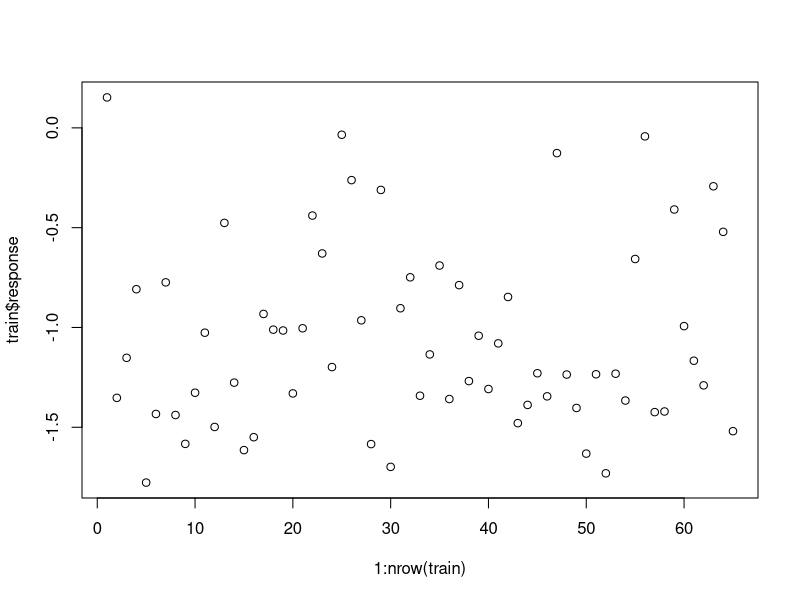
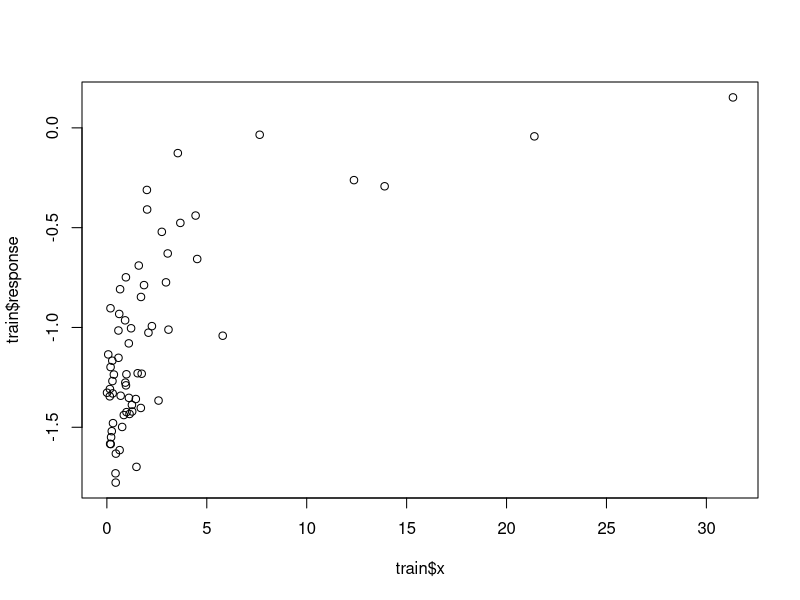
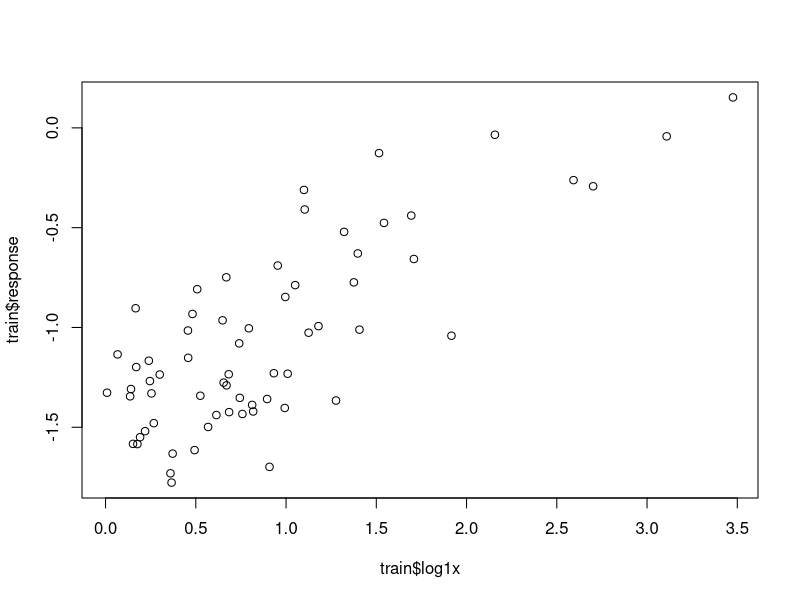
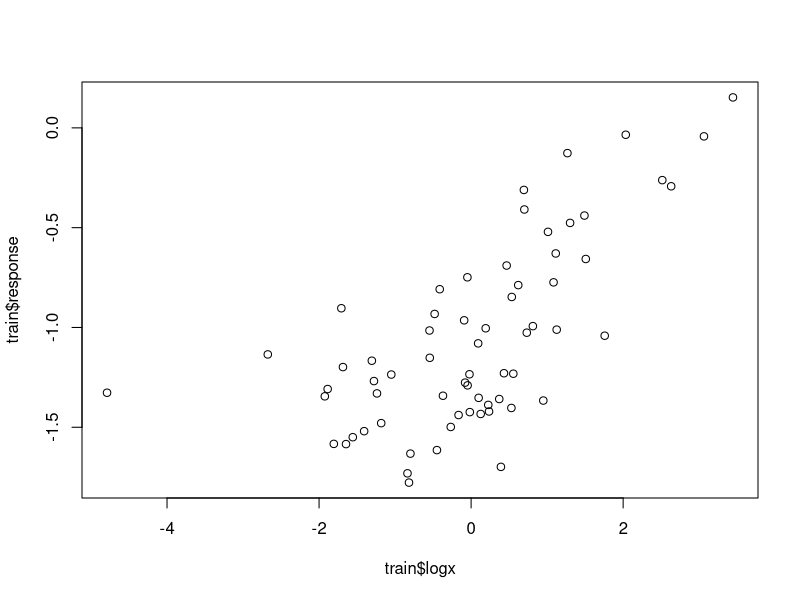
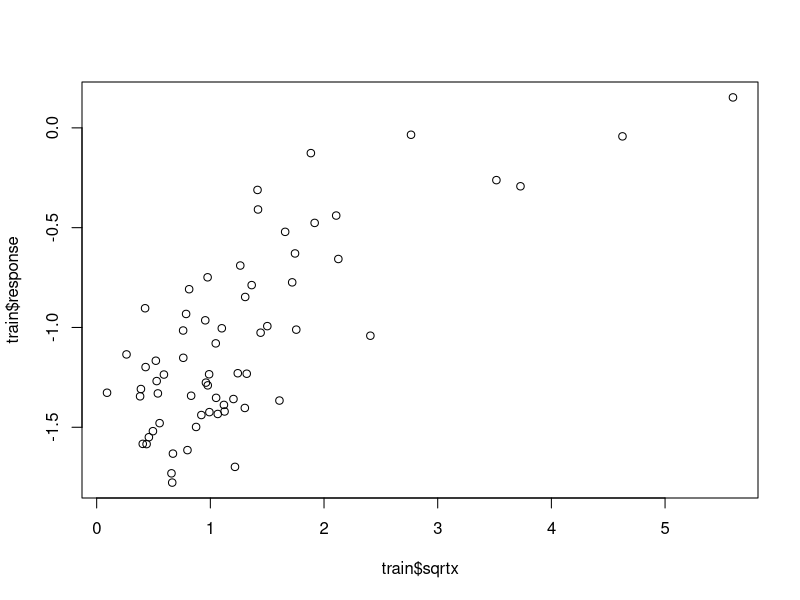
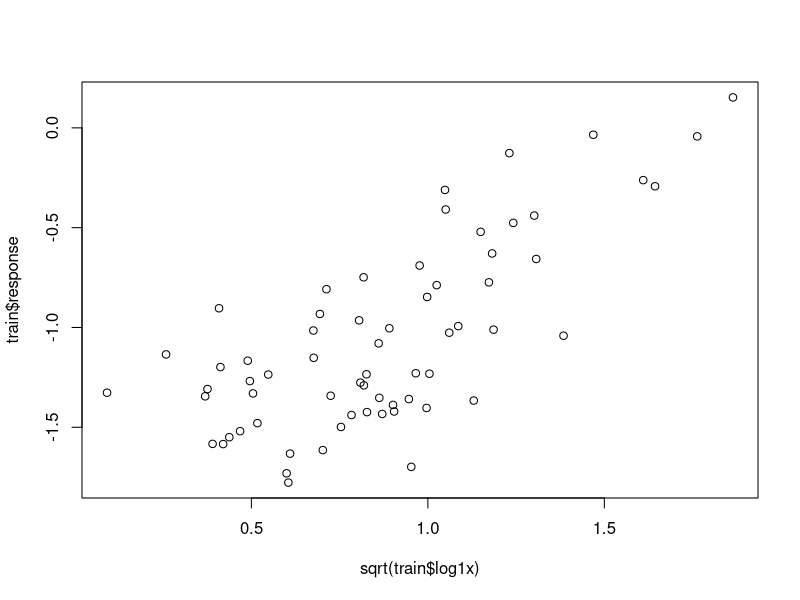

The R script that drew these images, in order: (Note: this script raises an error after producing the figures.)
setwd("M:/My Files/Other/Uiversity files/Purdue/Year 3/2018 Fall/STAT 512/Project")
library("car")
library("MASS")

q4 <- read.table(
  "finaltr4.dat",
  header = F,
  as.is = T,
  col.names = c('x', 'response')
)
c = ncol(q4)
r = nrow(q4)

head(q4)

train = q4[1:65,]
train$response = as.numeric(train$response)
test_x = q4[66:nrow(q4),][c("x")]
test_y = read.table("finalprq4.dat", header = F, as.is = T, col.names = c('response'))

tail(train)
head(test_x)
head(test_y)

train$index = 1:nrow(train)
train$logx = log(train$x)
train$log1x = log(train$x+1)
train$sqrtx = sqrt(train$x)

plot(1:nrow(train), train$response)
plot(train$x, train$response)
plot(train$log1x, train$response)
plot(train$logx, train$response)
plot(train$sqrtx, train$response)
plot(sqrt(train$log1x), train$response)
cor(train)

response_shift = abs(min(train$response)) + 10e-5
train$shifted_response = train$response + response_shift
bc = boxcox(shifted_response ~ sqrtx[-10], data=train)
which.max(bc$y)
bc$x[68]

train$y23 = train$shifted_response ** (0.7)
which.min(train$logx)
response_shift = abs(min(train$response[-10])) + 10e-5
train$shifted_response = train$response + response_shift
logx_shift2 = abs(min(train$logx[-10])) + 10e-5
plot(lm(response[-10] ~ sqrt(logx[-10]+logx_shift2), data=train))

plot(response ~ log(x), data=train)
summary(lm(response[-10] ~ sqrt(log1x[-10]), data=train))
#
model = lm(response ~ (log(x)), data=train[c(-1, -10, -56),])
model1 = lm(response ~ (log(x+1)), data=train[-10,])
plot(response ~ log(x), data=train[-10,])
boxplot(log(train[c(-1, -10, -56),1]))

which.max(log(train[c(-1, -10, -56),1]))
abline(model)

pred = predict(model, test_x)
pred1 = predict(model1, test_x)
sum((pred[-17] - test_y[-17,])**2)
sum((pred - test_y)**2)
summary(model)
anova(model)
plot(log(test_x$x[-17]), test_y[-17,])

plot(smooth.spline(pred[-17], test_y[-17,]), col="blue", type="l")
lines(smooth.spline(pred1[-17], test_y[-17,]), col="red")
abline(model)
abline(model1)
abline(0,1)

plot(log(train$x), train$response)
abline(model)

plot((train$x), train$response)
abline(model)
#

simple_model = lm(response ~ x, data=train)
summary(simple_model)
anova(simple_model)
